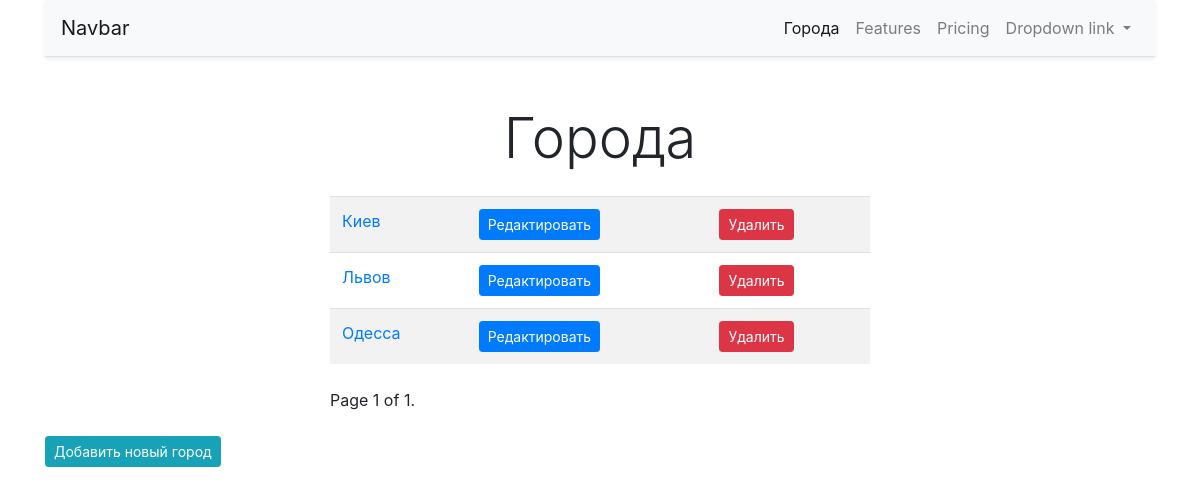
Before: /cities/ with the older database file.
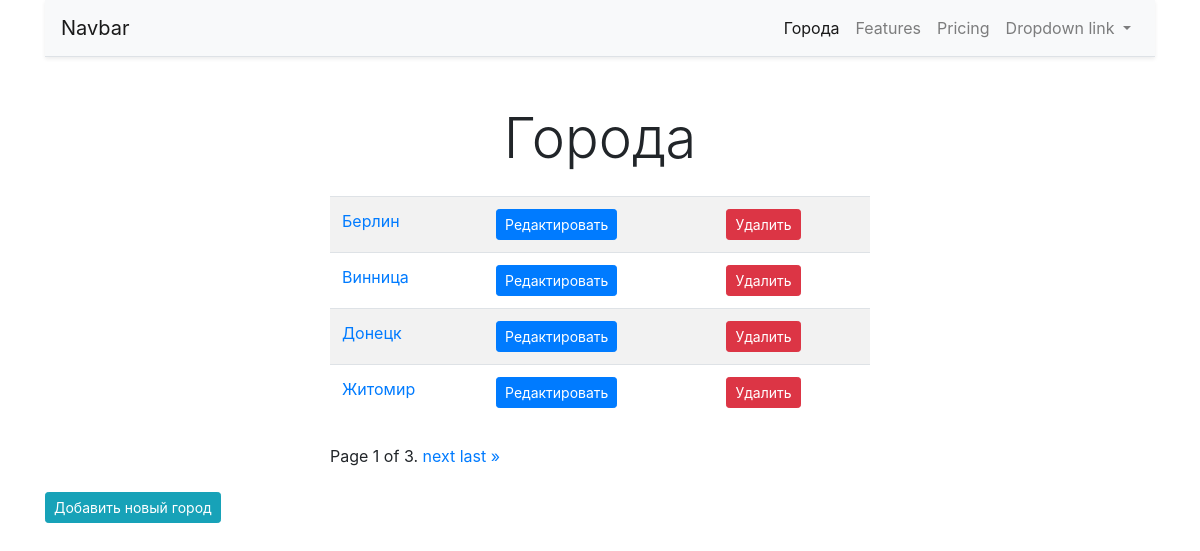
After: the same page with the newer database file.
### cities/models.py (models this page shows, shortened)
class City(models.Model):
    name = models.CharField(max_length=100, unique=True, verbose_name='Город')
    class Meta:
        verbose_name = 'Город'
        verbose_name_plural = 'Города'
        ordering = ['name']

### cities/views.py (the view)
# urls.py: path('', home, name='home'),
def home(request):
    cities = City.objects.all()
    paginator = Paginator(cities, 4)
    page = request.GET.get('page')
    cities = paginator.get_page(page)
    return render(request, 'cities/home.html', {'objects_list': cities})

### cities/templates/cities/home.html (shortened to what this page needs)
{% extends "base.html" %}
{% block content %}
    <h1 class="display-4 text-center my-4">Города </h1>
    <div class="row">
        <div class="col-md-6 mx-auto">
            <table class="table table-striped">
            <tbody>
                {% for object in objects_list %}
                    <tr>
                    <td>
                        <a href="{% url 'city:detail' pk=object.pk %}">
                            {{object.name}}
                        </a>
                    </td>
                    <td>
                        <a href="{% url 'city:update' pk=object.pk %}">
                            <button type="button" class="btn btn-primary btn-sm">
                                Редактировать
                            </button>
                        </a>
                    </td>
                    <td>
                        <a href="{% url 'city:delete' pk=object.pk %}">
                            <button type="button" class="btn btn-danger btn-sm">
                                Удалить
                            </button>
                        </a>
                    </td>
                    </tr>
                {% endfor %}
            </tbody>
            </table>
            <div class="pagination my-4">
                <span class="step-links">
                    <span class="current">
                        Page {{ objects_list.number }} of {{ objects_list.paginator.num_pages }}.
                    </span>
                    {% if objects_list.has_next %}
                        <a href="?page={{ objects_list.next_page_number }}">next</a>
                        <a href="?page={{ objects_list.paginator.num_pages }}">last &raquo;</a>
                    {% endif %}
                </span>
            </div>
        </div>
    </div>
    <div class="row">
        <div class="col-md-6">
            <a href="{% url 'city:add' %}">
                <button type="button" class="btn btn-info btn-sm">
                    Добавить новый город
                </button>
            </a>
        </div>
    </div>
{% endblock %}

### templates/base.html (shortened to what this page needs)
{% url 'city:home' as city_home_url %}
<!doctype html>
<html lang="en">
  <head>
    <link rel="stylesheet" href="https://stackpath.bootstrapcdn.com/bootstrap/4.4.1/css/bootstrap.min.css">
  </head>
  <body>
    <div class='container'>
    <nav class="navbar navbar-expand-lg navbar-light bg-light border-bottom shadow-sm">
      <a class="navbar-brand" href="#">Navbar</a>
      <div class="collapse navbar-collapse" id="navbarNavDropdown">
        <ul class="navbar-nav ml-auto">
          <li class="nav-item {% if request.path == city_home_url %} active {% endif %}">
            <a class="nav-link" href="{% url 'city:home' %}">Города <span class="sr-only">(current)</span></a>
          </li>
          <li class="nav-item">
            <a class="nav-link" href="#">Features</a>
          </li>
          <li class="nav-item">
            <a class="nav-link" href="#">Pricing</a>
          </li>
          <li class="nav-item dropdown">
            <a class="nav-link dropdown-toggle" href="#" id="navbarDropdownMenuLink" role="button" data-toggle="dropdown" aria-haspopup="true" aria-expanded="false">
              Dropdown link
            </a>
          </li>
        </ul>
      </div>
    </nav>
    </div>
    <div class='container'>
    {% block content %}{% endblock %}
    </div>
  </body>
</html>

Changed rows visible on the page:
no longer on this page (row unchanged): City: name "Киев"
removed City: name "Львов"
no longer on this page (row unchanged): City: name "Одесса"
added City: name "Берлин"
added City: name "Винница"
added City: name "Донецк"
added City: name "Житомир"
Other visible differences:
{{ objects_list.paginator.num_pages }}: "1" → "3"
text now shown: "next last »"
